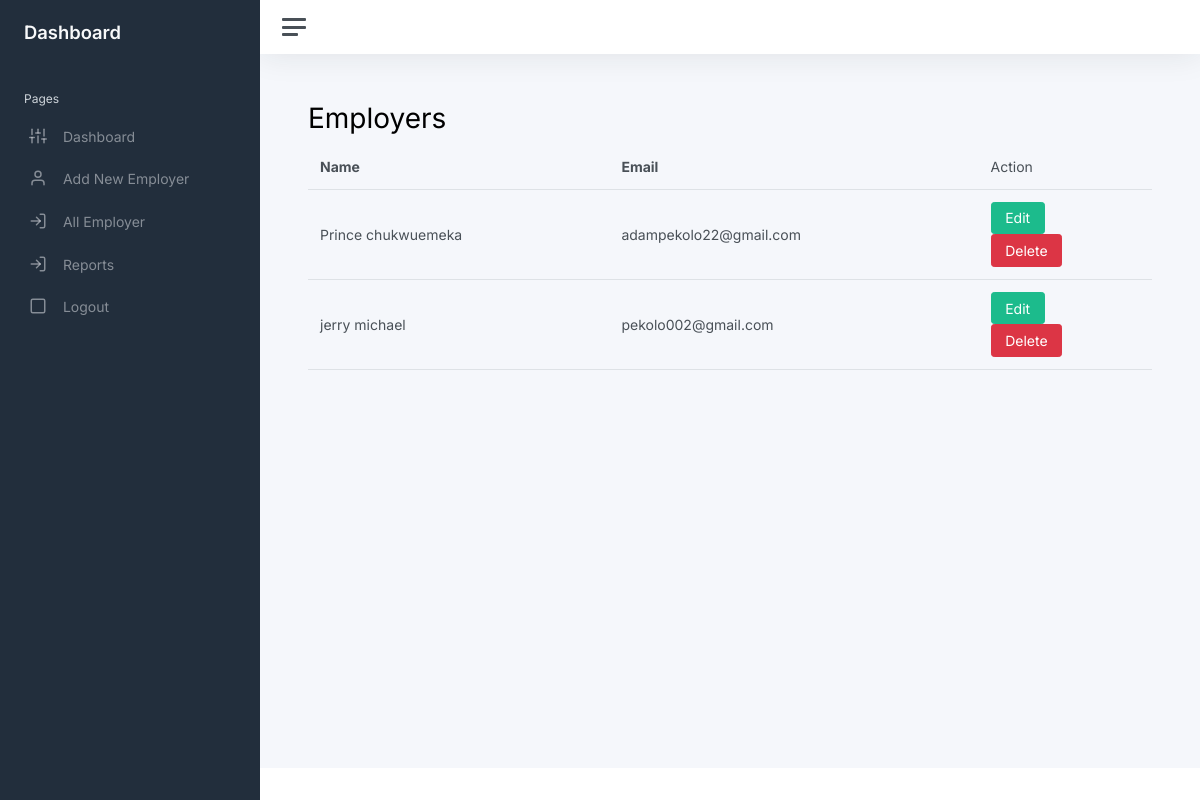
The app's page /sub_users (signed in) with its own data.
### app.py (models this page shows)
class User(UserMixin, db.Model):
    id = db.Column(db.Integer, primary_key=True)
    name = db.Column(db.String(100))
    email = db.Column(db.String(100), unique=True)
    password = db.Column(db.String(100))
    telephone = db.Column(db.String(20))
    business_name = db.Column(db.String(100))
    business_type = db.Column(db.String(100))
    role = db.Column(db.String(20))
    parent_id = db.Column(db.Integer, db.ForeignKey('user.id'))
    sub_users = db.relationship('User', backref=db.backref('parent', remote_side=[id]))

### app.py (the view)
@app.route('/sub_users')
@login_required
def sub_users():
    if current_user.role == 'admin':
        users = User.query.filter_by(parent_id=current_user.id).all()
        return render_template('sub_users.html', users=users)
    else:
        flash('Unauthorized access.', 'error')
        return redirect(url_for('index'))

### app.py (called while the page is built)
@login_manager.user_loader
def load_user(user_id):
    return User.query.get(int(user_id))

### templates/sub_users.html
{% extends "base.html" %}
{% block content %}
    <h1>Employers</h1>
    <table class="table table-hover my-0">
        <thead>
            <tr>
                <th>Name</th>
                <th>Email</th>
                <td>Action</td>
            </tr>
        </thead>
        <tbody>
            {% for user in users %}
            <tr>
                <td>{{ user.name }}</td>
                <td>{{ user.email }}</td>
                <td>
                    <form action="/edit_sub_user/{{ user.id }}" method="get">
                        <button type="submit" class="btn btn-success">Edit</button>
                    </form>
                    <form action="/delete_sub_user/{{ user.id }}" method="post" onsubmit="return confirm('Are you sure you want to delete this sub user?');">
                        <button type="submit" class="btn btn-danger">Delete</button>
                    </form>
                </td>
            </tr>
            {% endfor %}
        </tbody>
    </table>
    {% endblock %}

### records on screen
User: name "Prince chukwuemeka", email "adampekolo22@gmail.com"
User: name "jerry michael", email "pekolo002@gmail.com"
